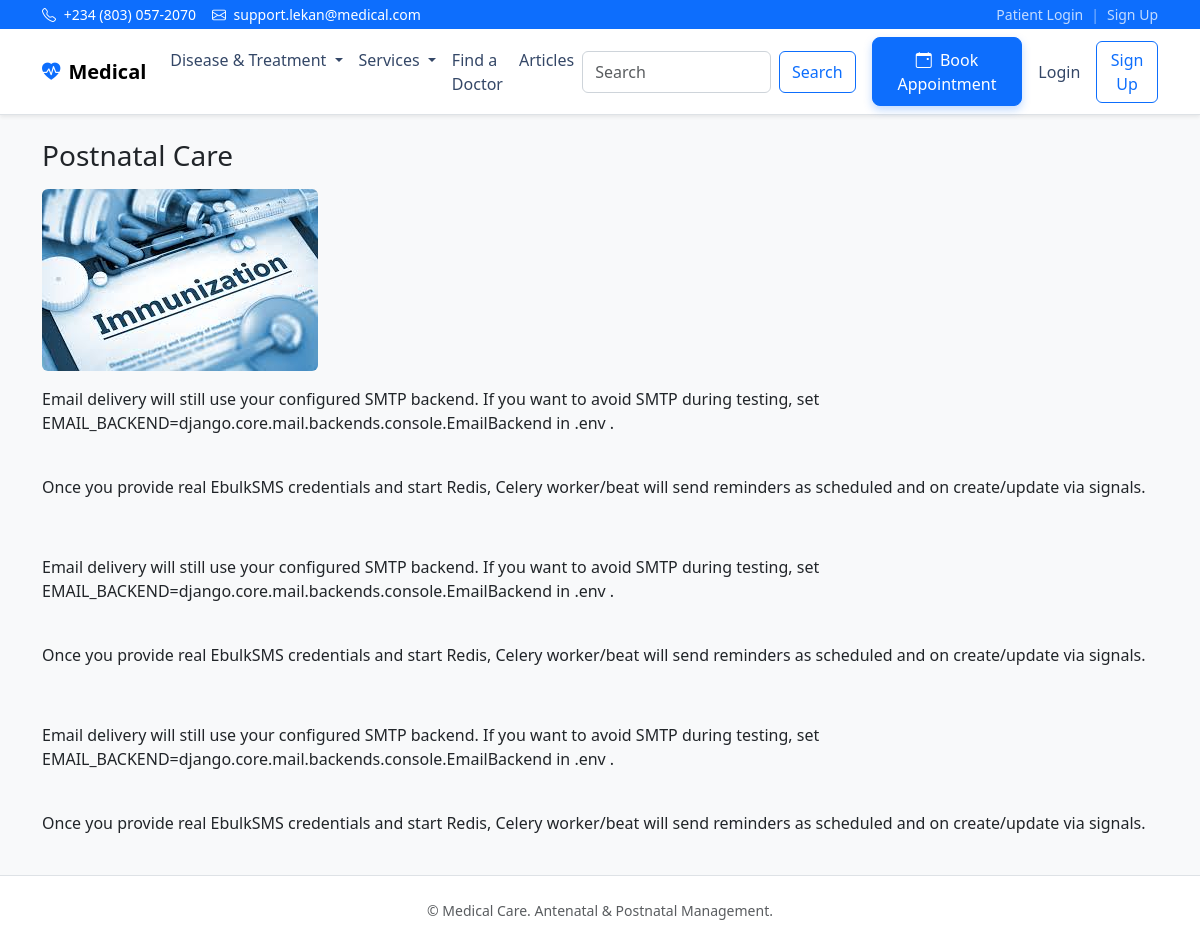
Page /care/postnatal/ on the committed database.
### content/models.py (models this page shows, shortened)
class CarePage(models.Model):
    SLUG_CHOICES = (
        ('antenatal', 'Antenatal Care'),
        ('postnatal', 'Postnatal Care'),
        ('immunization', 'Newborn Immunization'),
    )
    slug = models.SlugField(max_length=50, unique=True, choices=SLUG_CHOICES)
    title = models.CharField(max_length=200)
    body = RichTextField(blank=True)
    hero_image = models.ImageField(upload_to='care_pages/', blank=True, null=True)
    updated_at = models.DateTimeField(auto_now=True)
    class Meta:
        verbose_name = 'Care Page'
        verbose_name_plural = 'Care Pages'
        ordering = ['slug']

### medical_main/views.py (the view)
# urls.py: path('care/postnatal/', postnatal_care, name='postnatal_care'),
def postnatal_care(request):
    page = CarePage.objects.filter(slug='postnatal').first()
    return render(request, 'content/postnatal_care.html', {'page': page})

### templates/content/postnatal_care.html
{% extends "base.html" %}
{% block content %}
  <div class="d-flex align-items-center mb-3">
    <h3 class="mb-0">{{ page.title|default:"Postnatal Care" }}</h3>
  </div>
  {% if page and page.hero_image %}
    <img src="{{ page.hero_image.url }}" class="img-fluid rounded mb-3" alt="{{ page.title }}">
  {% endif %}
  {% if page and page.body %}
    <div class="content-body">{{ page.body|safe }}</div>
  {% else %}
    <p class="text-muted">No postnatal content yet. Please add it in Admin → Care Pages.</p>
  {% endif %}
{% endblock %}

### static/css/styles.css (style rules this page uses)
:root { --brand-primary: #0d6efd; }
body { font-feature-settings: "liga" 1, "kern" 1; }

### rows in the picture
CarePage: title "Postnatal Care", hero_image (picture), body "Email delivery will still use your configured SMTP backend. If you want to avoid SMTP during testing, set EMAIL_BACKEND=django.core.mail.backends.console.EmailBackend in .env . Once you provide real EbulkSMS credentials and start Redis, Celery worker/beat will send reminders as scheduled and on create/update via signals. Email delivery will still use your configured SMTP backend. If you want to avoid SMTP during testing, set EMAIL_BACKEND=django.core.mail.backends.console.EmailBackend in .env . Once you provide real EbulkSMS credentials and start Redis, Celery worker/beat will send reminders as scheduled and on create/update via signals. Email delivery will still use your configured SMTP…"
